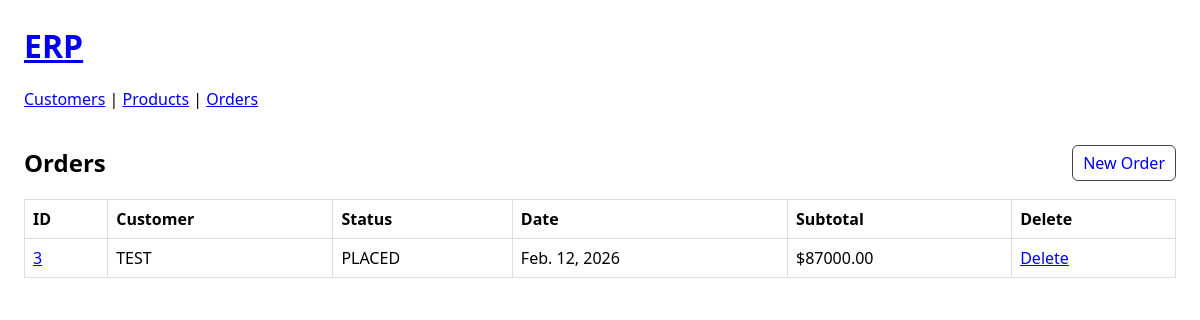
Screenshot of /orders/ with the database file from the repository.
### orders/models.py (models this page shows, shortened)
class Order(models.Model):
    class Status(models.TextChoices):
        DRAFT = "DRAFT", "Draft"
        PLACED = "PLACED", "Placed"
        SHIPPED = "SHIPPED", "Shipped"
        CANCELLED = "CANCELLED", "Cancelled"
    customer = models.ForeignKey(
        "customers.Customer",
        on_delete=models.PROTECT,
        related_name="orders",
    )
    status = models.CharField(max_length=20, choices=Status.choices, default=Status.DRAFT)
    order_date = models.DateField(auto_now_add=True)
    created_at = models.DateTimeField(auto_now_add=True)
    updated_at = models.DateTimeField(auto_now=True)
    def subtotal(self):
        return sum((item.line_total() for item in self.items.all()), Decimal("0.00"))

class OrderItem(models.Model):
    order = models.ForeignKey(Order, on_delete=models.CASCADE, related_name="items")
    product = models.ForeignKey(
        "products.Product",
        on_delete=models.PROTECT,
        related_name="order_items",
    )
    quantity = models.PositiveIntegerField(default=1)
    unit_price = models.DecimalField(max_digits=12, decimal_places=2)
    created_at = models.DateTimeField(auto_now_add=True)
    updated_at = models.DateTimeField(auto_now=True)
    def line_total(self):
        return (self.unit_price or Decimal("0.00")) * self.quantity
    class Meta:
        unique_together = ("order", "product")

### customers/models.py (models this page shows)
class Customer(models.Model):
    name = models.CharField(max_length=255)
    email = models.EmailField(blank=True, null=True, unique=True)
    phone = models.CharField(max_length=50, blank=True)
    notes = models.TextField(blank=True)
    created_at = models.DateTimeField(auto_now_add=True)
    updated_at = models.DateTimeField(auto_now=True)
    def __str__(self):
        return self.name

### orders/web_views.py (the view)
# urls.py: path("", OrderListView.as_view(), name="list"),
class OrderListView(ListView):
    model = Order
    template_name = "orders/order_list.html"
    context_object_name = "orders"
    paginate_by = 25
    ordering = ["-id"]

### templates/orders/order_list.html
{% extends "base.html" %}
{% block content %}
  <div style="display:flex; justify-content:space-between; align-items:center;">
    <h2>Orders</h2>
    <a class="button" href="{% url 'orders:create' %}">New Order</a>
  </div>
  <table>
    <thead>
      <tr><th>ID</th><th>Customer</th><th>Status</th><th>Date</th><th>Subtotal</th><th>Delete</th></tr>
    </thead>
    <tbody>
      {% for o in orders %}
        <tr>
          <td><a href="{% url 'orders:detail' o.pk %}">{{ o.id }}</a></td>
          <td>{{ o.customer }}</td>
          <td>{{ o.status }}</td>
          <td>{{ o.order_date }}</td>
          <td>${{ o.subtotal }}</td>
          <td>
            <a href="{% url 'orders:delete' o.pk %}">Delete</a>
          </td>
        </tr>
      {% empty %}
        <tr><td colspan="6">No orders yet.</td></tr>
      {% endfor %}
    </tbody>
  </table>
{% endblock %}

### templates/base.html (style rules this page uses)
body { font-family: system-ui, sans-serif; margin: 24px; }
table { border-collapse: collapse; width: 100%; }
th, td { border: 1px solid #ddd; padding: 8px; }
th { text-align: left; }
a.button { padding: 6px 10px; border: 1px solid #444; text-decoration: none; border-radius: 6px; }

### rows the page displays
Order: id "3", customer "TEST", status "PLACED", order_date "Feb. 12, 2026", subtotal "87000.00"
